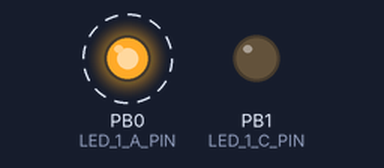
A sketch run on a simulated ATtiny85, built with avr-gcc and run on an emulated ATtiny85. Parts: output pins drawn as LEDs (lit = HIGH). Dashed ring = blinking.

Above: at 0.5 s.
Timing chart, 0 to 4.6 s (numbered marks = the images above):
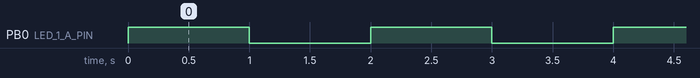

Measured:
- by itself, PB0 (LED_1_A_PIN): alternates HIGH for 1.0 s and LOW for 1.0 s

The sketch:

blinky.ino
```cpp
/**
 * Simple test blinky sketch.
 *
 * Add the following to File > Preferences > Additional Boards
 * Manager:
 * https://raw.githubusercontent.com/damellis/attiny/ide-1.6.x-boards-manager/package_damellis_attiny_index.json
 *
 * In Tools > Board> Boards Manager, search for and install:
 * "attiny by David A. Mellis"
 *
 * Make the following connections:
 *
 *  UNO  Plex85
 * ------------
 * 3.3V  VDD
 *  GND  GND
 *   13  SCK
 *   12  MISO
 *   11  MOSI
 *   10  /RST
 *
 * Burn ArduinoISP to UNO.
 *
 * In Tools > Board, select "ATtiny25/45/85"
 * In Tools > Programmer, select "Arduino as ISP."
 * In Tools > Processor, select "ATtiny85"
 * In Tools > Clock, select "Internal 1 MHz"
 * In Tools > Port, select port for your UNO
 * In Tools > Programmer, select "Arduino as ISP"
 *
 * Upload this sketch.
 */

const int LED_1_A_PIN = 0;
const int LED_1_C_PIN = 1;

void setup() {

  // Set anode and cathode pins to be outputs
  pinMode(LED_1_A_PIN, OUTPUT);
  pinMode(LED_1_C_PIN, OUTPUT);

  // Cathode pin will always be low
  digitalWrite(LED_1_C_PIN, LOW);
}

void loop() {

  // Blink forever
  digitalWrite(LED_1_A_PIN, HIGH);
  delay(1000);
  digitalWrite(LED_1_A_PIN, LOW);
  delay(1000);
}
```
